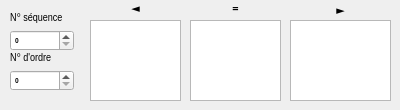
     <widget class="QWidget" name="tab_7">
      <attribute name="title">
       <string>Stratigraphie</string>
      </attribute>
      <widget class="QLabel" name="label_59">
       <property name="geometry">
        <rect>
         <x>10</x>
         <y>10</y>
         <width>101</width>
         <height>16</height>
        </rect>
       </property>
       <property name="font">
        <font>
         <family>Arial Narrow</family>
         <pointsize>8</pointsize>
         <weight>50</weight>
         <italic>false</italic>
         <bold>false</bold>
        </font>
       </property>
       <property name="text">
        <string>N° séquence</string>
       </property>
      </widget>
      <widget class="QLabel" name="label_60">
       <property name="geometry">
        <rect>
         <x>10</x>
         <y>50</y>
         <width>101</width>
         <height>16</height>
        </rect>
       </property>
       <property name="font">
        <font>
         <family>Arial Narrow</family>
         <pointsize>8</pointsize>
         <weight>50</weight>
         <italic>false</italic>
         <bold>false</bold>
        </font>
       </property>
       <property name="text">
        <string>N° d'ordre</string>
       </property>
      </widget>
      <widget class="QLabel" name="label_61">
       <property name="geometry">
        <rect>
         <x>290</x>
         <y>0</y>
         <width>101</width>
         <height>20</height>
        </rect>
       </property>
       <property name="font">
        <font>
         <family>Arial Black</family>
         <pointsize>8</pointsize>
         <weight>75</weight>
         <italic>false</italic>
         <bold>true</bold>
        </font>
       </property>
       <property name="text">
        <string>►</string>
       </property>
       <property name="alignment">
        <set>Qt::AlignCenter</set>
       </property>
      </widget>
      <widget class="QLabel" name="label_62">
       <property name="geometry">
        <rect>
         <x>190</x>
         <y>0</y>
         <width>91</width>
         <height>16</height>
        </rect>
       </property>
       <property name="font">
        <font>
         <family>Arial Black</family>
         <pointsize>8</pointsize>
         <weight>75</weight>
         <italic>false</italic>
         <bold>true</bold>
        </font>
       </property>
       <property name="text">
        <string>=</string>
       </property>
       <property name="alignment">
        <set>Qt::AlignCenter</set>
       </property>
      </widget>
      <widget class="QLabel" name="label_63">
       <property name="geometry">
        <rect>
         <x>90</x>
         <y>0</y>
         <width>91</width>
         <height>16</height>
        </rect>
       </property>
       <property name="font">
        <font>
         <family>Arial Black</family>
         <pointsize>8</pointsize>
         <weight>75</weight>
         <italic>false</italic>
         <bold>true</bold>
        </font>
       </property>
       <property name="text">
        <string>◄</string>
       </property>
       <property name="alignment">
        <set>Qt::AlignCenter</set>
       </property>
      </widget>
      <widget class="QListView" name="us_anterieure">
       <property name="geometry">
        <rect>
         <x>90</x>
         <y>20</y>
         <width>91</width>
         <height>81</height>
        </rect>
       </property>
      </widget>
      <widget class="QListView" name="us_egale">
       <property name="geometry">
        <rect>
         <x>190</x>
         <y>20</y>
         <width>91</width>
         <height>81</height>
        </rect>
       </property>
      </widget>
      <widget class="QListView" name="us_posterieure">
       <property name="geometry">
        <rect>
         <x>290</x>
         <y>20</y>
         <width>101</width>
         <height>81</height>
        </rect>
       </property>
      </widget>
      <widget class="QgsSpinBox" name="num_seq">
       <property name="geometry">
        <rect>
         <x>10</x>
         <y>30</y>
         <width>64</width>
         <height>21</height>
        </rect>
       </property>
       <property name="minimumSize">
        <size>
         <width>61</width>
         <height>16</height>
        </size>
       </property>
       <property name="font">
        <font>
         <family>Arial Narrow</family>
         <pointsize>6</pointsize>
         <weight>75</weight>
         <bold>true</bold>
        </font>
       </property>
       <property name="maximum">
        <number>1000</number>
       </property>
      </widget>
      <widget class="QgsSpinBox" name="ordre_seq">
       <property name="geometry">
        <rect>
         <x>10</x>
         <y>70</y>
         <width>64</width>
         <height>21</height>
        </rect>
       </property>
       <property name="minimumSize">
        <size>
         <width>61</width>
         <height>16</height>
        </size>
       </property>
       <property name="font">
        <font>
         <family>Arial Narrow</family>
         <pointsize>6</pointsize>
         <weight>75</weight>
         <bold>true</bold>
        </font>
       </property>
       <property name="maximum">
        <number>1000</number>
       </property>
      </widget>
     </widget>
